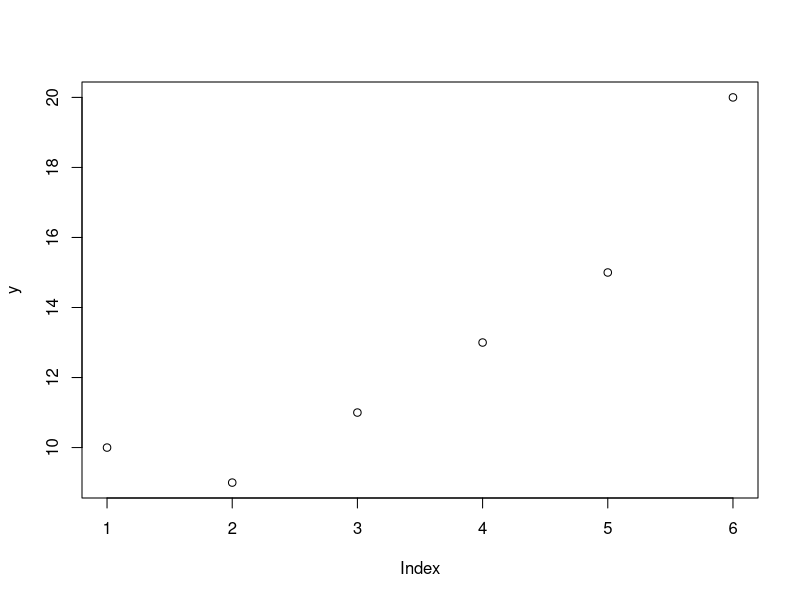
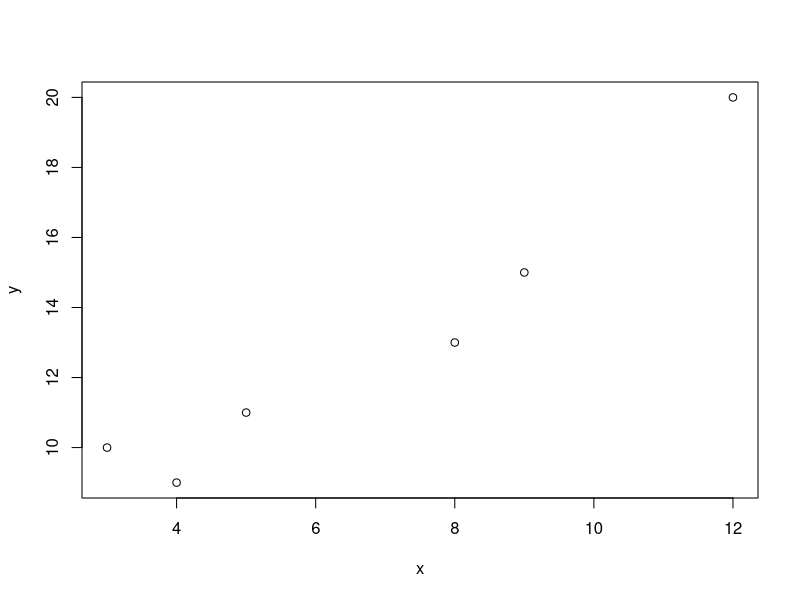
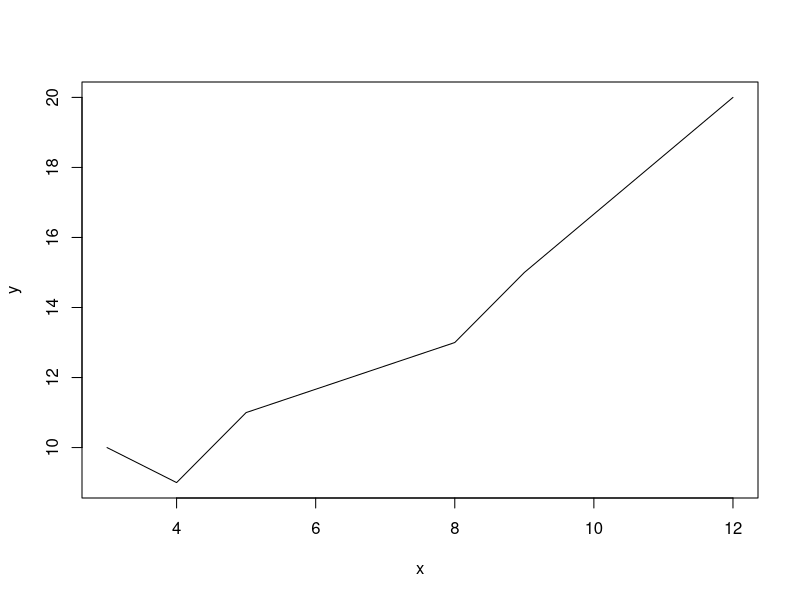
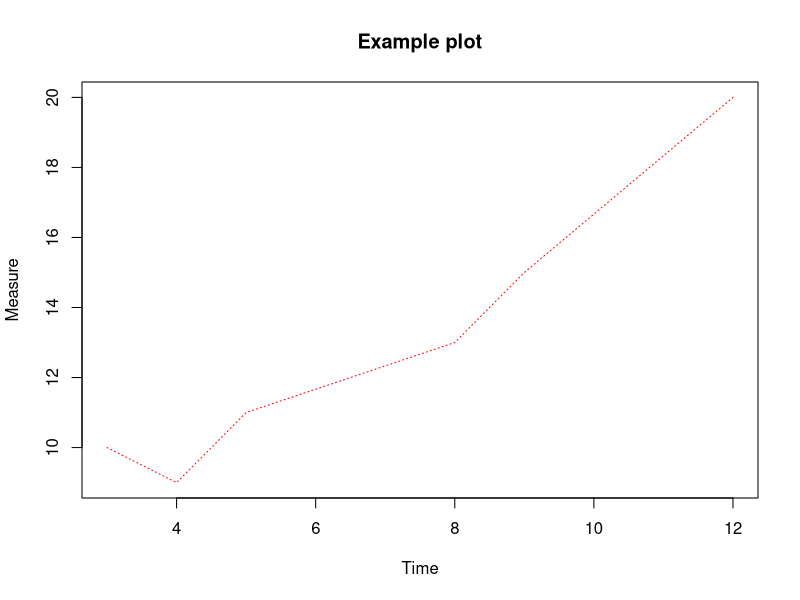
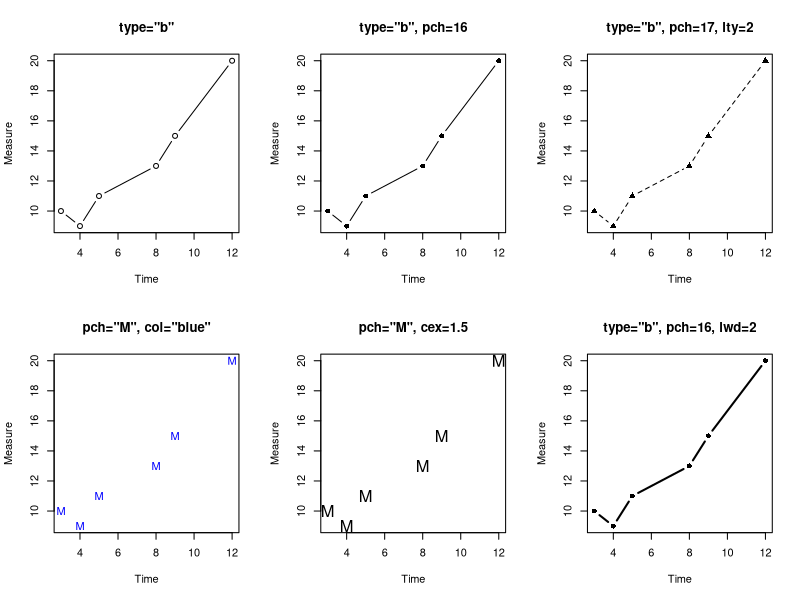

Recreate these plots in R, in order.
x <- c(3,4,5,8,9,12) #e.g. times that a measurement is taken
y <- c(10,9,11,13,15,20) #measurments

plot(y) #uses all defaults, plots as open circles and Index and y used for labels

plot(x, y) #same but now x axis has the x values and label has changed too

plot(x, y, type="l") #same but a line plot (no points)

plot(x, y, type="l", col='red', lty=3, main='Example plot', xlab='Time', ylab='Measure')
#The above plots a red dotted line, with title and labels (see slide with info on arguments).

par(mfrow=c(2,3))
plot(x, y, type="b", main='type="b"', xlab='Time', ylab='Measure')
plot(x, y, type="b", pch=16, main='type="b", pch=16', xlab='Time', ylab='Measure')
plot(x, y, type="b", pch=17, lty=2, main='type="b", pch=17, lty=2', xlab='Time', ylab='Measure')
plot(x, y, pch="M", col="blue", main='pch="M", col="blue"', xlab='Time', ylab='Measure')
plot(x, y, pch="M", cex=1.5, main='pch="M", cex=1.5', xlab='Time', ylab='Measure')
plot(x, y, type="b", pch=16, lwd=2, main='type="b", pch=16, lwd=2', xlab='Time', ylab='Measure')


